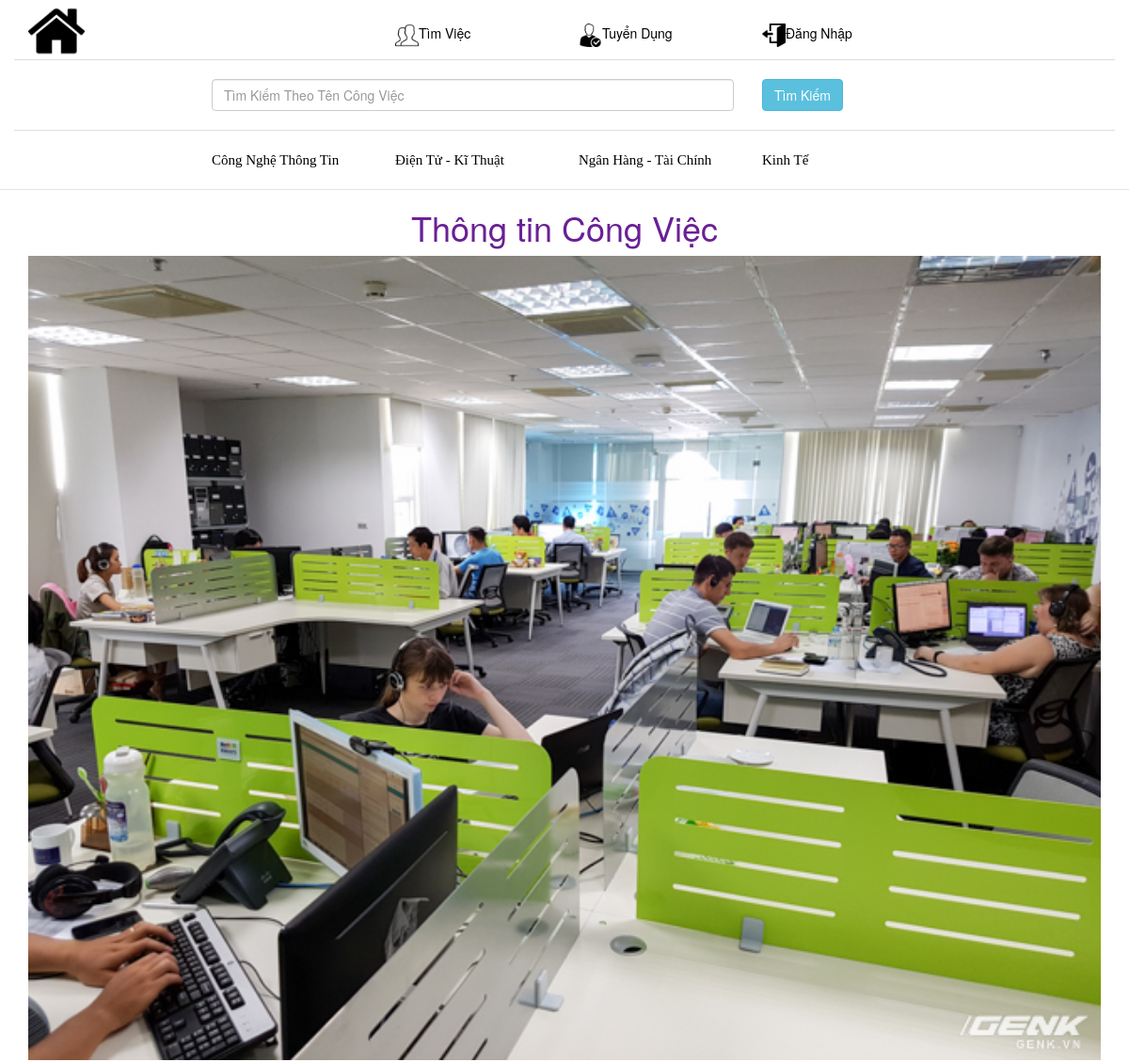
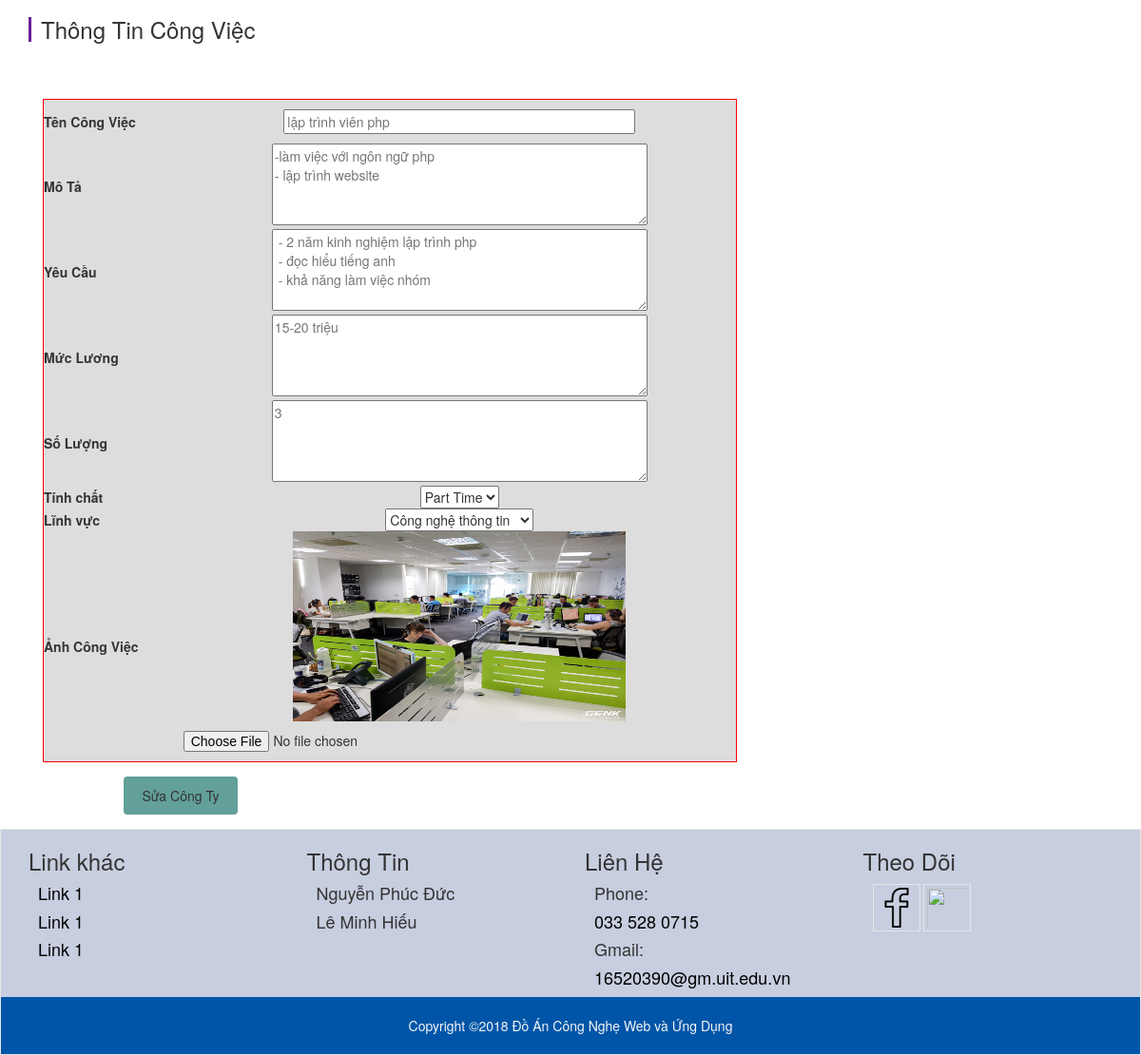
Screenshot of /SuaCongViec.php?idEditCongViec=6 with the database file from the repository (2 pictures, top to bottom).
### tables this page shows
CREATE TABLE `congviec` (
  `MaCongViec` int(10) NOT NULL,
  `TenCongViec` varchar(255) NOT NULL,
  `MoTaCongViec` text NOT NULL,
  `MucLuongCongViec` varchar(255) NOT NULL,
  `YeuCauCongViec` text NOT NULL,
  `TinhChatCongViec` int(10) NOT NULL,
  `SoLuongCongViec` int(10) NOT NULL,
  `AnhCongViec` varchar(255) NOT NULL,
  `NganhCongViec` int(10) NOT NULL,
  `MaCongTy` int(10) NOT NULL
);

### SuaCongViec.php (the view, shortened to what this page needs)
<?php
	include('header.php');
	$db = mysqli_connect("localhost","root","","dataweb");
	mysqli_set_charset($db, "utf8");
	$a = $_GET['idEditCongViec'];
    $cviec = mysqli_query($db,"select * from congviec where MaCongViec = '$a'");
    $result = mysqli_fetch_array($cviec);
	?>
    <link rel="stylesheet" type="text/css" href="css/stylesQLHoSo.css"/>
			<div class="container QLHS_thongtin">
        <h1>Thông tin Công Việc</h1>
        <form method="post" action=""  enctype="multipart/form-data">
            <div class="QLHS_img">
                <div class="QLHS_AnhCongTy">
                    <?php
                     $link =$result['AnhCongViec'];
                    ?>
                    <img class="QLHS_AnhCongTy" src= "<?php echo $link;?>"/>
                </div>
			</div>
			<div class="QLHS_user">
             <h3 class="QLHS_header"> Thông Tin Công Việc</h3><br>
            <div class="QLHS_chitiet col-md-8">
                <table class="QLHS_table" style="width:100%">
                    <tr>
                        <th>Tên Công Việc</th>
                        <td>
                            <?php
                            $tencviec = $result['TenCongViec'];
                            ?>
                            <input class="QLHS_TenCty" type="text" name ="ten_cviec_update" placeholder="<?php echo $tencviec;?>" value =""/>
                        </td>
                    </tr>
                    <tr>
                        <th>Mô Tả</th>
                        <td>
                            <?php
                            $DiaChi = $result['MoTaCongViec'];
                            ?>
                            <textarea class="text" name="mota_update" rows="4" cols="50" placeholder="<?php echo $DiaChi; ?>" ></textarea>
                        </td>
                    </tr>
                    <tr>
                        <th>Yêu Cầu</th>
                        <td>
                            <textarea class="text" name="yeucau_update" rows="4" cols="50" placeholder="<?php echo $result['YeuCauCongViec']; ?>"></textarea>
                        </td>
                    </tr>
                    <tr>
                        <th>Mức Lương</th>
                        <td>
                            <textarea class="text" name="mucluong_update" rows="4" cols="50" placeholder="<?php echo $result['MucLuongCongViec']; ?>"></textarea>
                        </td>
                    </tr>
					<tr>
                        <th>Số Lượng</th>
                        <td>
                            <textarea class="text" name="Soluong_update" rows="4" cols="50" placeholder="<?php echo $result['SoLuongCongViec']; ?>"></textarea>
                        </td>
                    </tr>
					 <tr>
                      <th>Tính chất</th>
                      <td class="combo_box">
                          <select class="nhap" name="tinhchat">
                              <option value="0">Part Time</option>
                          </select>
                      </td>
                  </tr>
                  <tr class="Nganh">
                      <th>Lĩnh vực</th>
                      <td class="combo_box">
                          <select  name="linh_vuc">
                              <option value="1">Công nghệ thông tin</option>
                          </select>
                      </td>
                  </tr>
					<tr>
                        <th>Ảnh Công Việc</th>
                        <td>
							<img src="<?php echo $result['AnhCongViec']; ?>" style="width:350px; height: 200px;">
							<input type="file" name="Edit_AnhCongViec" style="margin:10px 0;">
                        </td>
                    </tr>
                </table>
			</div>
			</div>
			<div class="QLHS_submit_UpdateCongViec">
				 <button type="submit" class="btn suacongviec_updatecongviec" name="Update_CongViec">Sửa Công Ty</button><br>
				</div>
        </form>
    </div>
	<?php
    include('footer.php')
?>

### css/stylesQLHoSo.css (style rules this page uses)
h1 { text-align: center; color: #692095; }
.QLHS_img { position: relative; }
.QLHS_header { padding-left: 10px; border-left: 3px solid #692095; text-decoration: black; }
.QLHS_table { margin:auto; border:1px solid red; background: #ddd; width: 500px; text-align:center; margin-top: 30px; padding-bottom: 30px; }
.QLHS_AnhCongTy { width: 100%; }
.QLHS_TenCty { width:370px; margin-bottom:10px; margin-top:10px; }
.QLHS_submit_UpdateCongViec { margin-top:480px; width:100px; height:30px; margin-left:100px; }
.QLHS_thongtin { margin-bottom: 70px; }
.suacongviec_updatecongviec { margin:auto; margin-top: 15px; height: 40px; width: 120px; background-color: #62a099; }

### rows the page displays
congviec: AnhCongViec (picture), ten_cviec_update "lập trình viên php", mota_update "-làm việc với ngôn ngữ php - lập trình website", yeucau_update "- 2 năm kinh nghiệm lập trình php - đọc hiểu tiếng anh - khả năng làm việc nhóm", mucluong_update "15-20 triệu", Soluong_update "3"
